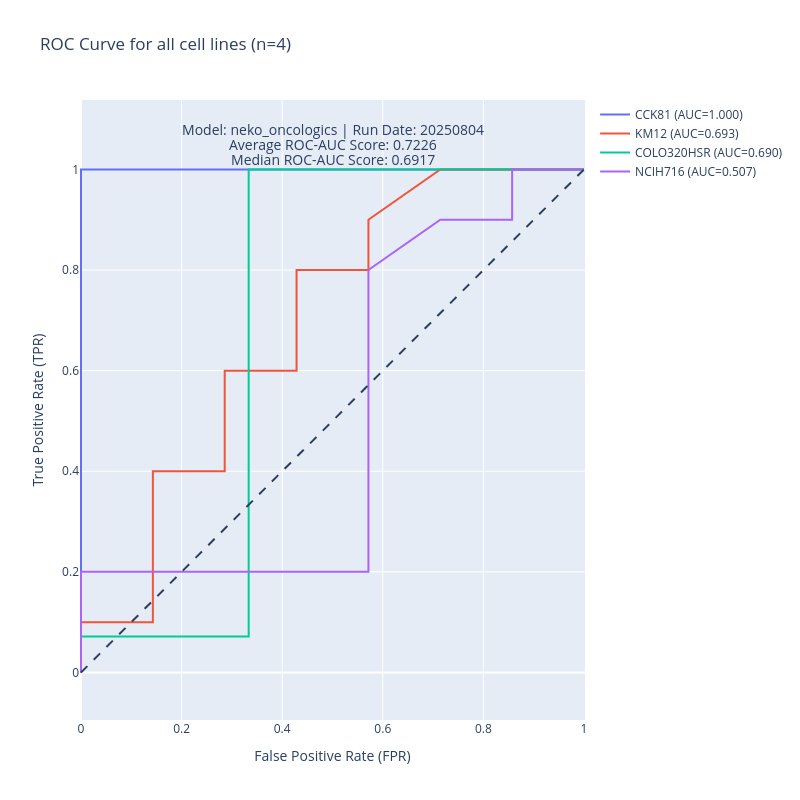

The notebook cell this image was saved under:
### Markdown cell above
### ROC AUC

### Code cell
# Get plot_curves from features.plot_roc_metrics
from synco.features.plot_roc_metrics import plot_curves

# Plot ROC and PR curves
plot_curves(
    traces=traces_roc,
    auc_score_list=rocauc_score_list,
    model="neko_oncologics",
    specific_date="20250804",
    tissue='all',
    metric='ROC',
)

### Figure 1 — Plotly figure (JSON) as saved in the notebook; plotly's stock layout.template omitted (floating-point values rounded to 4 significant figures)
{"data": [{"mode": "lines", "name": "CCK81 (AUC=1.000)", "type": "scatter", "x": [0.0, 0.0, 0.0, 0.0, 1.0], "y": [0.0, 0.06667, 0.8667, 1.0, 1.0]}, {"mode": "lines", "name": "KM12 (AUC=0.693)", "type": "scatter", "x": [0.0, 0.0, 0.1429, 0.1429, 0.2857, 0.2857, 0.4286, 0.4286, 0.5714, 0.5714, 0.7143, 1.0], "y": [0.0, 0.1, 0.1, 0.4, 0.4, 0.6, 0.6, 0.8, 0.8, 0.9, 1.0, 1.0]}, {"mode": "lines", "name": "COLO320HSR (AUC=0.690)", "type": "scatter", "x": [0.0, 0.0, 0.3333, 0.3333, 0.3333, 0.3333, 1.0], "y": [0.0, 0.07143, 0.07143, 0.7857, 0.9286, 1.0, 1.0]}, {"mode": "lines", "name": "NCIH716 (AUC=0.507)", "type": "scatter", "x": [0.0, 0.0, 0.0, 0.5714, 0.5714, 0.7143, 0.8571, 0.8571, 1.0], "y": [0.0, 0.1, 0.2, 0.2, 0.8, 0.9, 0.9, 1.0, 1.0]}], "layout": {"annotations": [{"font": {"size": 14}, "showarrow": false, "text": "Average ROC-AUC Score: 0.7226", "x": 0.5, "y": 1.05}, {"font": {"size": 14}, "showarrow": false, "text": "Median ROC-AUC Score: 0.6917", "x": 0.5, "y": 1.02}, {"font": {"size": 14}, "showarrow": false, "text": "Model: neko_oncologics | Run Date: 20250804", "x": 0.5, "y": 1.08}], "height": 800, "shapes": [{"line": {"dash": "dash"}, "type": "line", "x0": 0, "x1": 1, "y0": 0, "y1": 1}], "title": {"text": "ROC Curve for all cell lines (n=4)"}, "width": 800, "xaxis": {"constrain": "domain", "title": {"text": "False Positive Rate (FPR)"}}, "yaxis": {"scaleanchor": "x", "scaleratio": 1, "title": {"text": "True Positive Rate (TPR)"}}}}
